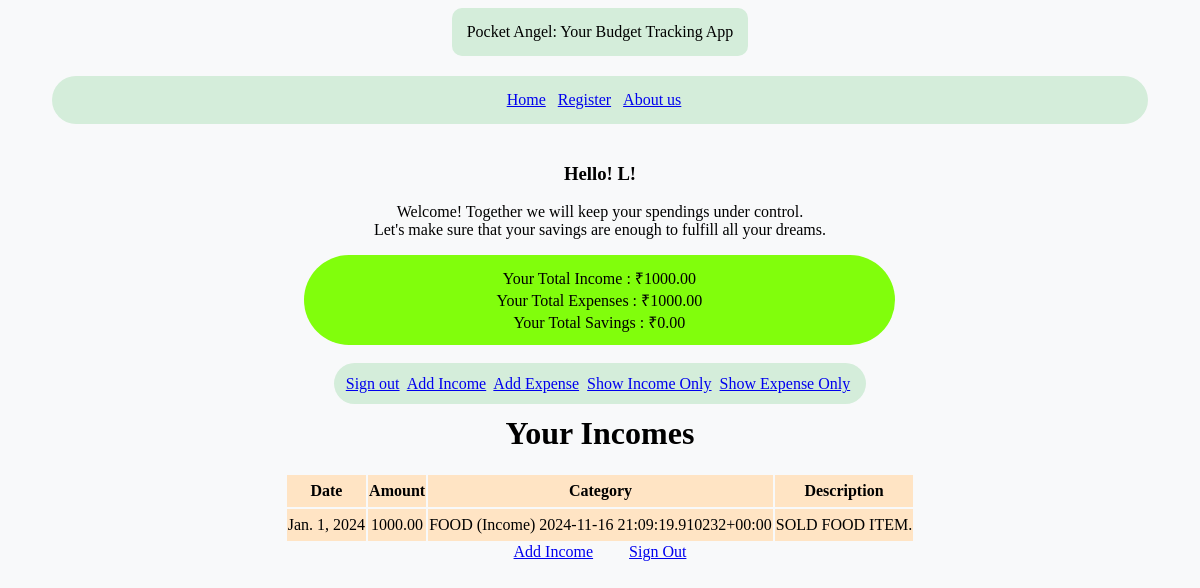
Screenshot of /income_list (signed in) with the database file from the repository.
### home_app/models.py (models this page shows, shortened)
class User(AbstractBaseUser,PermissionsMixin):
    email = models.EmailField(
    verbose_name="Email Address",
    max_length=255,
    unique=True,
    )
    name = models.CharField(max_length=50)
    phone = models.CharField(max_length=10)
    is_active = models.BooleanField(default=True)
    is_admin = models.BooleanField(default=False)
    objects = UserManager()
    USERNAME_FIELD = "email"
    REQUIRED_FIELDS = ["name","phone"]
    def total_income(self):
        return sum([income.amount for income in self.income.all()]) if self.income.all() else 0
    def total_expense(self):
        return sum([expense.amount for expense in self.expenses.all()]) if self.expenses.all() else 0
    def total_savings(self):
        return self.total_income() - self.total_expense() if self.income.all() and self.expenses.all() else self.total_income()

class Income(models.Model):
    user = models.ForeignKey(User,
    on_delete=models.CASCADE,related_name='income')
    amount = models.DecimalField(max_digits=10, decimal_places=2)
    category = models.ForeignKey(Category, on_delete=models.CASCADE,
    limit_choices_to={'category_type': 'Income'},related_name='income')
    description = models.TextField(blank=True, null=True)
    date = models.DateField()
    created_at = models.DateTimeField(auto_now_add=True)

class Expense(models.Model):
    user = models.ForeignKey(User,
    on_delete=models.CASCADE,related_name='expenses')
    amount = models.DecimalField(max_digits=10, decimal_places=2)
    category = models.ForeignKey(Category, on_delete=models.CASCADE,
    limit_choices_to={'category_type': 'Expense'},related_name='expenses')
    description = models.TextField(blank=True, null=True)
    date = models.DateField()
    is_fixed = models.BooleanField(default=False)
    created_at = models.DateTimeField(auto_now_add=True)

class Category(models.Model):
    INCOME = 'Income'
    EXPENSE = 'Expense'
    CATEGORY_TYPES = [
    (INCOME, 'Income'),
    (EXPENSE, 'Expense'),
    ]
    user = models.ForeignKey(User, on_delete=models.CASCADE, blank=True,
    null=True,related_name='categories')
    name = models.CharField(max_length=50)
    category_type = models.CharField(max_length=10, choices=CATEGORY_TYPES)
    created_at = models.DateTimeField(auto_now_add=True)
    def __str__(self):
        return f"{self.name} ({self.category_type}) {self.created_at}"

### home_app/views.py (the view)
# urls.py: path('income_list', user_views.income_list, name='income_list'),
@login_required(login_url='signin')
def income_list(request):
    incomes = Income.objects.filter(user=request.user)
    return render(request, 'income_list.html', {'incomes': incomes})

### templates/pages/income_list.html (shortened to what this page needs)
{% extends 'index.html' %}
{% block income %}
    <div>
    <h1>Your Incomes</h1>
<div class="'content">
    <table class="'table">
        <tr>
            <th>Date</th>
            <th>Amount</th>
            <th>Category</th>
            <th>Description</th>
        </tr>
        {% for inc in incomes %}
        <tr>
            <td>{{ inc.date }}</td>
            <td>{{ inc.amount }}</td>
            <td>{{ inc.category }}</td>
            <td>{{ inc.description }}</td>
        </tr>
        {% empty %}
        <tr>
            <td colspan="3">No income recorded.</td>
        </tr>
        {% endfor %}
    </table>
    <a href="{% url 'add_income' %}">Add Income</a>
    <a href="{% url 'signout' %}">Sign Out</a>
</div>
</div>
{% endblock %}

### templates/index.html (shortened to what this page needs)
{% extends 'base.html' %}
{% block welcome %}
{% if user.is_authenticated %}
<h3>Hello! {{user.name}}</h3>
<p> Welcome! Together we will keep your spendings under control.<br>
    Let's make sure that your savings are enough to fulfill all your dreams.
</p>
<p class="summary">
  Your Total Income : ₹{{user.total_income}}
  <br>
  Your Total Expenses : ₹{{user.total_expense}}
  <br>
  Your Total Savings : ₹{{user.total_savings}}<br>
</p>
<span class="index-nav">
    <a href="{% url 'signout' %}">Sign out</a>&nbsp;
    <a class="nav-link"  href="{% url 'add_income' %}">Add Income</a>&nbsp;
    <a class="nav-link"  href="{% url 'add_expense' %}">Add Expense</a>&nbsp;
    <a class="nav-link"  href="{% url 'income_list' %}">Show Income Only</a>&nbsp;
    <a class="nav-link"  href="{% url 'expense_list' %}">Show Expense Only</a>&nbsp;
</span>
{% else %}
<p>Hey!It seems you have not signed in. Please signin or if you are a new user then register. </p>
  <a href="{% url 'signin' %}">Signin</a>
  &nbsp;&nbsp;
  <a href="{% url 'register' %}">Register</a>
  {% endif %}
<div>
{% block income %}
{% endblock %}
</div>
{% endblock %}

### templates/index.html (style rules this page uses)
body { display: flex; flex-direction: column; align-items: center ; justify-content: baseline; background-color: #f8f9fa; text-align: center; }
.index-nav { background-color: #d4edda; border-color: #c3e6cb; padding: 1vw; width:90%; border-radius: 30px; margin-bottom: 20px; position: relative; z-index: 1; }
.summary { background-color: #81fe0c; border-color: #c3e6cb; padding: 1vw; width:90%; left:3%; border-radius: 50px; margin-bottom: 30px; position: relative; z-index: 1; }

### rows the page displays
User: name "L!", total_income "1000.00", total_expense "1000.00", total_savings "0.00"
Income: date "Jan. 1, 2024", amount "1000.00", category "FOOD (Income) 2024-11-16 21:09:19.910232+00:00", description "SOLD FOOD ITEM."
